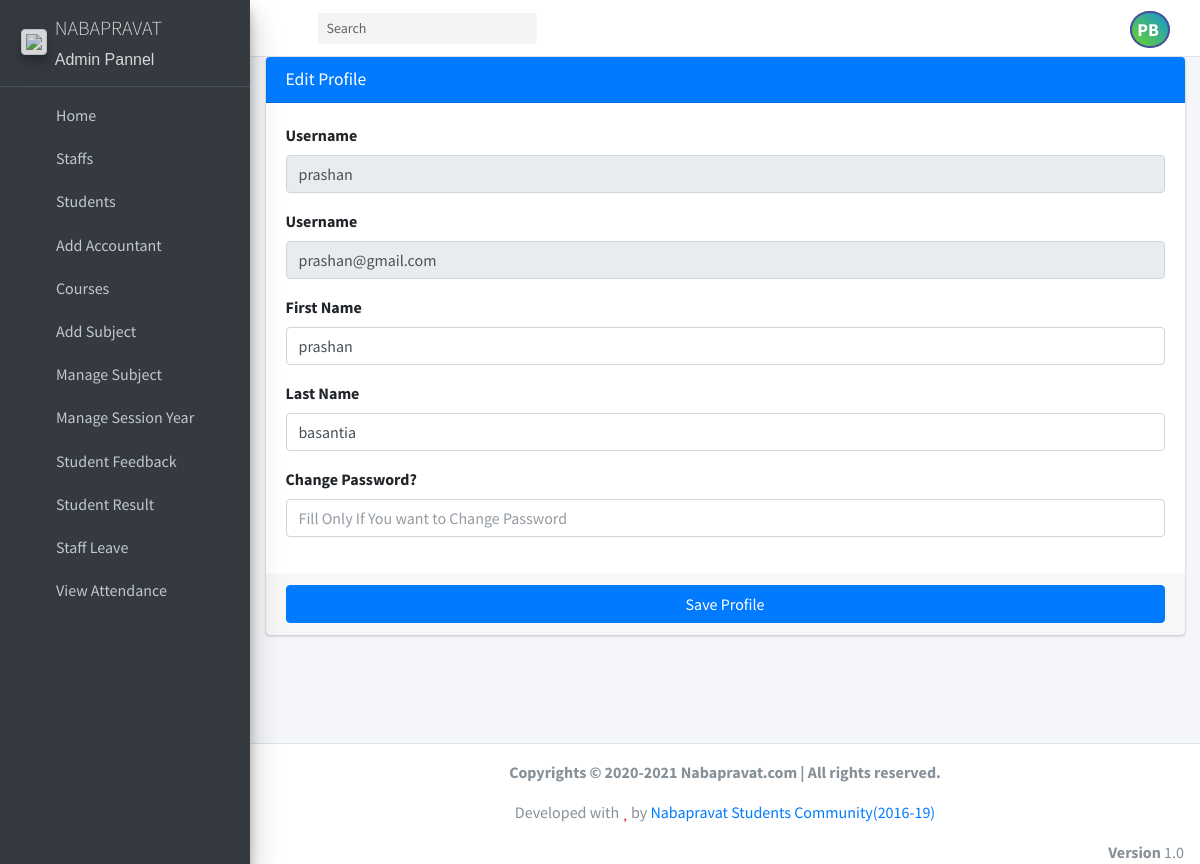
Page /admin_profile (signed in) on the committed database.
### student_management_app/models.py (models this page shows)
class CustomUser(AbstractUser):
    user_type_data=((1,"HOD"),(2,"Staff"),(3,"Student"),(4,"Accountant"))
    profile_photo = models.FileField()
    user_type=models.CharField(default=1,choices=user_type_data,max_length=10)

### student_management_app/HodViews.py (the view)
# urls.py: path('admin_profile', HodViews.admin_profile,name="admin_profile"),
def admin_profile(request):
    user=CustomUser.objects.get(id=request.user.id)
    return render(request,"hod_template/admin_profile.html",{"user":user})

### student_management_app/context_processor.py (called while the page is built)
def seen_processor(request):
    seen = Notice.objects.filter(seen=False).count()
    return {'seen':seen}

### student_management_app/templates/hod_template/admin_profile.html (shortened to what this page needs)
{% extends 'hod_template/base_template.html' %}
{% block main_content %}
    <section class="content">
      <div class="container-fluid">
          <div class="row">
              <div class="col-md-12">
            <div class="card card-primary">
              <div class="card-header">
                <h3 class="card-title">Edit Profile</h3>
              </div>
              <form role="form" action="{% url 'admin_profile_save' %}" method="post">
                <div class="card-body">
                  <div class="form-group">
                    <label>Username</label>
                    <input type="text" class="form-control" name="username" value="{{ user.username }}" disabled="disabled">
                  </div>
                  <div class="form-group">
                    <label>Username</label>
                    <input type="text" class="form-control" name="username" value="{{ user.email }}" disabled="disabled">
                  </div>
                   <div class="form-group">
                    <label>First Name</label>
                    <input type="text" class="form-control" name="first_name" value="{{ user.first_name }}">
                  </div>
                  <div class="form-group">
                    <label>Last Name</label>
                    <input type="text" class="form-control" name="last_name" value="{{ user.last_name }}">
                  </div>
                   <div class="form-group">
                    <label>Change Password?</label>
                    <input type="text" class="form-control" name="password" placeholder="Fill Only If You want to Change Password">
                  </div>
                </div>
                <div class="card-footer">
                  <button type="submit" class="btn btn-primary btn-block">Save Profile</button>
                </div>
              </form>
            </div>
          </div>
          </div>
      </div>
    </section>
{% endblock main_content %}

### student_management_app/templates/hod_template/base_template.html (shortened to what this page needs)
{% load static %}
<!DOCTYPE html>
<html>
<head>
  <link rel="stylesheet" href="{% static "plugins/fontawesome-free/css/all.min.css" %}">
  <link rel="stylesheet" href="https://code.ionicframework.com/ionicons/2.0.1/css/ionicons.min.css">
  <link rel="stylesheet" href="{% static "plugins/tempusdominus-bootstrap-4/css/tempusdominus-bootstrap-4.min.css" %}">
  <link rel="stylesheet" href="{% static "plugins/icheck-bootstrap/icheck-bootstrap.min.css" %}">
  <link rel="stylesheet" href="{% static "plugins/jqvmap/jqvmap.min.css" %}">
  <link rel="stylesheet" href="{% static "dist/css/adminlte.min.css" %}">
  <link rel="stylesheet" href="{% static "plugins/overlayScrollbars/css/OverlayScrollbars.min.css" %}">
  <link rel="stylesheet" href="{% static "plugins/daterangepicker/daterangepicker.css" %}">
  <link rel="stylesheet" href="{% static "plugins/summernote/summernote-bs4.css" %}">
</head>
<body class="hold-transition sidebar-mini layout-fixed">
<div class="wrapper">
  <nav class="main-header navbar navbar-expand navbar-white navbar-light">
    <ul class="navbar-nav">
      <li class="nav-item">
        <a class="nav-link" data-widget="pushmenu" href="#"><i class="fas fa-bars"></i></a>
      </li>
    </ul>
    <form class="form-inline ml-3">
      <div class="input-group input-group-sm">
        <input class="form-control form-control-navbar" type="search" placeholder="Search" aria-label="Search">
        <div class="input-group-append">
          <button class="btn btn-navbar" type="submit">
            <i class="fas fa-search"></i>
          </button>
        </div>
      </div>
    </form>
    <ul class="navbar-nav ml-auto">
      <li class="nav-item dropdown show2">
        <a class="nav-link text-uppercase" data-toggle="dropdown" href="#" aria-expanded="true">
          {% if request.user.profile_photo == '' %}
          <span class="text-uppercase rounded-circle" style="font-size: 18px;
          font-weight: bold;
          border: 2px solid rgb(76, 76, 163);
          padding: 5px;
          text-align: center;
          background-image: linear-gradient(44deg, #6ad52c, #1695d2);color: white;">
          {{request.user.first_name.0}}{{request.user.last_name.0}}
          </span>
         {% else %}
         <img src="{{request.user.profile_photo}}" class="rounded-circle border border-danger" width="40px" height="40px">
         {% endif %}
        </a>
      </li>
    </ul>
  </nav>
    {% include 'hod_template/sidebar_template.html' with user=user id=id %}
   <div class="content-wrapper">
     {% block main_content %}{% endblock main_content %}
  </div>
    {% include 'hod_template/footer.html' %}
</div>
</body>
</html>

### rows in the picture
CustomUser: user.first_name.0 "P", user.last_name.0 "B", username "prashan", username "prashan@gmail.com", first_name "prashan", last_name "basantia"
